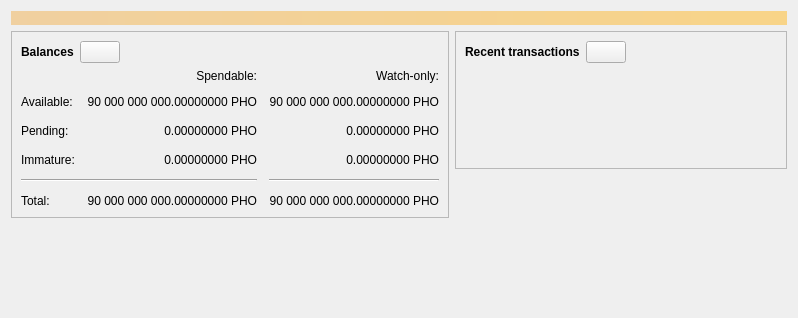
<?xml version="1.0" encoding="UTF-8"?>
<ui version="4.0">
 <class>OverviewPage</class>
 <widget class="QWidget" name="OverviewPage">
  <property name="geometry">
   <rect>
    <x>0</x>
    <y>0</y>
    <width>798</width>
    <height>318</height>
   </rect>
  </property>
  <property name="windowTitle">
   <string>Form</string>
  </property>
  <layout class="QVBoxLayout" name="topLayout">
   <item>
    <widget class="QLabel" name="labelAlerts">
     <property name="visible">
      <bool>false</bool>
     </property>
     <property name="styleSheet">
      <string notr="true">QLabel { background-color: qlineargradient(x1: 0, y1: 0, x2: 1, y2: 0, stop:0 #F0D0A0, stop:1 #F8D488); color:#000000; }</string>
     </property>
     <property name="wordWrap">
      <bool>true</bool>
     </property>
     <property name="margin">
      <number>3</number>
     </property>
     <property name="textInteractionFlags">
      <set>Qt::TextSelectableByMouse</set>
     </property>
    </widget>
   </item>
   <item>
    <layout class="QHBoxLayout" name="horizontalLayout" stretch="1,1">
     <item>
      <layout class="QVBoxLayout" name="verticalLayout_2">
       <item>
        <widget class="QFrame" name="frame">
         <property name="frameShape">
          <enum>QFrame::StyledPanel</enum>
         </property>
         <property name="frameShadow">
          <enum>QFrame::Raised</enum>
         </property>
         <layout class="QVBoxLayout" name="verticalLayout_4">
          <item>
           <layout class="QHBoxLayout" name="horizontalLayout_4">
            <item>
             <widget class="QLabel" name="label_5">
              <property name="font">
               <font>
                <weight>75</weight>
                <bold>true</bold>
               </font>
              </property>
              <property name="text">
               <string>Balances</string>
              </property>
             </widget>
            </item>
            <item>
             <widget class="QPushButton" name="labelWalletStatus">
              <property name="enabled">
               <bool>true</bool>
              </property>
              <property name="maximumSize">
               <size>
                <width>45</width>
                <height>16777215</height>
               </size>
              </property>
              <property name="toolTip">
               <string>The displayed information may be out of date. Your wallet automatically synchronizes with the Photon network after a connection is established, but this process has not completed yet.</string>
              </property>
              <property name="text">
               <string/>
              </property>
              <property name="icon">
               <iconset resource="../bitcoin.qrc">
                <normaloff>:/icons/warning</normaloff>
                <disabledoff>:/icons/warning</disabledoff>:/icons/warning</iconset>
              </property>
              <property name="iconSize">
               <size>
                <width>24</width>
                <height>24</height>
               </size>
              </property>
             </widget>
            </item>
            <item>
             <spacer name="horizontalSpacer_3">
              <property name="orientation">
               <enum>Qt::Horizontal</enum>
              </property>
              <property name="sizeHint" stdset="0">
               <size>
                <width>40</width>
                <height>20</height>
               </size>
              </property>
             </spacer>
            </item>
           </layout>
          </item>
          <item>
           <layout class="QGridLayout" name="gridLayout">
            <property name="spacing">
             <number>12</number>
            </property>
            <item row="2" column="2">
             <widget class="QLabel" name="labelWatchPending">
              <property name="cursor">
               <cursorShape>IBeamCursor</cursorShape>
              </property>
              <property name="toolTip">
               <string>Unconfirmed transactions to watch-only addresses</string>
              </property>
              <property name="text">
               <string notr="true">0.00000000 PHO</string>
              </property>
              <property name="alignment">
               <set>Qt::AlignRight|Qt::AlignTrailing|Qt::AlignVCenter</set>
              </property>
              <property name="textInteractionFlags">
               <set>Qt::LinksAccessibleByMouse|Qt::TextSelectableByKeyboard|Qt::TextSelectableByMouse</set>
              </property>
             </widget>
            </item>
            <item row="2" column="1">
             <widget class="QLabel" name="labelUnconfirmed">
              <property name="cursor">
               <cursorShape>IBeamCursor</cursorShape>
              </property>
              <property name="toolTip">
               <string>Total of transactions that have yet to be confirmed, and do not yet count toward the spendable balance</string>
              </property>
              <property name="text">
               <string notr="true">0.00000000 PHO</string>
              </property>
              <property name="alignment">
               <set>Qt::AlignRight|Qt::AlignTrailing|Qt::AlignVCenter</set>
              </property>
              <property name="textInteractionFlags">
               <set>Qt::LinksAccessibleByMouse|Qt::TextSelectableByKeyboard|Qt::TextSelectableByMouse</set>
              </property>
             </widget>
            </item>
            <item row="3" column="2">
             <widget class="QLabel" name="labelWatchImmature">
              <property name="cursor">
               <cursorShape>IBeamCursor</cursorShape>
              </property>
              <property name="toolTip">
               <string>Mined balance in watch-only addresses that has not yet matured</string>
              </property>
              <property name="text">
               <string notr="true">0.00000000 PHO</string>
              </property>
              <property name="alignment">
               <set>Qt::AlignRight|Qt::AlignTrailing|Qt::AlignVCenter</set>
              </property>
              <property name="textInteractionFlags">
               <set>Qt::LinksAccessibleByMouse|Qt::TextSelectableByKeyboard|Qt::TextSelectableByMouse</set>
              </property>
             </widget>
            </item>
            <item row="4" column="0" colspan="2">
             <widget class="Line" name="line">
              <property name="orientation">
               <enum>Qt::Horizontal</enum>
              </property>
             </widget>
            </item>
            <item row="4" column="2">
             <widget class="Line" name="lineWatchBalance">
              <property name="sizePolicy">
               <sizepolicy hsizetype="Preferred" vsizetype="Fixed">
                <horstretch>0</horstretch>
                <verstretch>0</verstretch>
               </sizepolicy>
              </property>
              <property name="minimumSize">
               <size>
                <width>140</width>
                <height>0</height>
               </size>
              </property>
              <property name="orientation">
               <enum>Qt::Horizontal</enum>
              </property>
             </widget>
            </item>
            <item row="5" column="0">
             <widget class="QLabel" name="labelTotalText">
              <property name="text">
               <string>Total:</string>
              </property>
             </widget>
            </item>
            <item row="3" column="1">
             <widget class="QLabel" name="labelImmature">
              <property name="cursor">
               <cursorShape>IBeamCursor</cursorShape>
              </property>
              <property name="toolTip">
               <string>Mined balance that has not yet matured</string>
              </property>
              <property name="text">
               <string notr="true">0.00000000 PHO</string>
              </property>
              <property name="alignment">
               <set>Qt::AlignRight|Qt::AlignTrailing|Qt::AlignVCenter</set>
              </property>
              <property name="textInteractionFlags">
               <set>Qt::LinksAccessibleByMouse|Qt::TextSelectableByKeyboard|Qt::TextSelectableByMouse</set>
              </property>
             </widget>
            </item>
            <item row="2" column="3">
             <spacer name="horizontalSpacer_2">
              <property name="orientation">
               <enum>Qt::Horizontal</enum>
              </property>
              <property name="sizeHint" stdset="0">
               <size>
                <width>40</width>
                <height>20</height>
               </size>
              </property>
             </spacer>
            </item>
            <item row="3" column="0">
             <widget class="QLabel" name="labelImmatureText">
              <property name="text">
               <string>Immature:</string>
              </property>
             </widget>
            </item>
            <item row="5" column="1">
             <widget class="QLabel" name="labelTotal">
              <property name="cursor">
               <cursorShape>IBeamCursor</cursorShape>
              </property>
              <property name="toolTip">
               <string>Your current total balance</string>
              </property>
              <property name="text">
               <string notr="true">90 000 000 000.00000000 PHO</string>
              </property>
              <property name="alignment">
               <set>Qt::AlignRight|Qt::AlignTrailing|Qt::AlignVCenter</set>
              </property>
              <property name="textInteractionFlags">
               <set>Qt::LinksAccessibleByMouse|Qt::TextSelectableByKeyboard|Qt::TextSelectableByMouse</set>
              </property>
             </widget>
            </item>
            <item row="5" column="2">
             <widget class="QLabel" name="labelWatchTotal">
              <property name="cursor">
               <cursorShape>IBeamCursor</cursorShape>
              </property>
              <property name="toolTip">
               <string>Current total balance in watch-only addresses</string>
              </property>
              <property name="text">
               <string notr="true">90 000 000 000.00000000 PHO</string>
              </property>
              <property name="alignment">
               <set>Qt::AlignRight|Qt::AlignTrailing|Qt::AlignVCenter</set>
              </property>
              <property name="textInteractionFlags">
               <set>Qt::LinksAccessibleByMouse|Qt::TextSelectableByKeyboard|Qt::TextSelectableByMouse</set>
              </property>
             </widget>
            </item>
            <item row="0" column="2">
             <widget class="QLabel" name="labelWatchonly">
              <property name="text">
               <string>Watch-only:</string>
              </property>
              <property name="alignment">
               <set>Qt::AlignRight|Qt::AlignTrailing|Qt::AlignVCenter</set>
              </property>
             </widget>
            </item>
            <item row="1" column="0">
             <widget class="QLabel" name="labelBalanceText">
              <property name="text">
               <string>Available:</string>
              </property>
             </widget>
            </item>
            <item row="1" column="1">
             <widget class="QLabel" name="labelBalance">
              <property name="cursor">
               <cursorShape>IBeamCursor</cursorShape>
              </property>
              <property name="toolTip">
               <string>Your current spendable balance</string>
              </property>
              <property name="text">
               <string notr="true">90 000 000 000.00000000 PHO</string>
              </property>
              <property name="alignment">
               <set>Qt::AlignRight|Qt::AlignTrailing|Qt::AlignVCenter</set>
              </property>
              <property name="textInteractionFlags">
               <set>Qt::LinksAccessibleByMouse|Qt::TextSelectableByKeyboard|Qt::TextSelectableByMouse</set>
              </property>
             </widget>
            </item>
            <item row="1" column="2">
             <widget class="QLabel" name="labelWatchAvailable">
              <property name="cursor">
               <cursorShape>IBeamCursor</cursorShape>
              </property>
              <property name="toolTip">
               <string>Your current balance in watch-only addresses</string>
              </property>
              <property name="text">
               <string notr="true">90 000 000 000.00000000 PHO</string>
              </property>
              <property name="alignment">
               <set>Qt::AlignRight|Qt::AlignTrailing|Qt::AlignVCenter</set>
              </property>
              <property name="textInteractionFlags">
               <set>Qt::LinksAccessibleByMouse|Qt::TextSelectableByKeyboard|Qt::TextSelectableByMouse</set>
              </property>
             </widget>
            </item>
            <item row="2" column="0">
             <widget class="QLabel" name="labelPendingText">
              <property name="text">
               <string>Pending:</string>
              </property>
             </widget>
            </item>
            <item row="0" column="1">
             <widget class="QLabel" name="labelSpendable">
              <property name="text">
               <string>Spendable:</string>
              </property>
              <property name="alignment">
               <set>Qt::AlignRight|Qt::AlignTrailing|Qt::AlignVCenter</set>
              </property>
             </widget>
            </item>
           </layout>
          </item>
         </layout>
        </widget>
       </item>
       <item>
        <spacer name="verticalSpacer">
         <property name="orientation">
          <enum>Qt::Vertical</enum>
         </property>
         <property name="sizeHint" stdset="0">
          <size>
           <width>20</width>
           <height>40</height>
          </size>
         </property>
        </spacer>
       </item>
      </layout>
     </item>
     <item>
      <layout class="QVBoxLayout" name="verticalLayout_3">
       <item>
        <widget class="QFrame" name="frame_2">
         <property name="frameShape">
          <enum>QFrame::StyledPanel</enum>
         </property>
         <property name="frameShadow">
          <enum>QFrame::Raised</enum>
         </property>
         <layout class="QVBoxLayout" name="verticalLayout">
          <item>
           <layout class="QHBoxLayout" name="horizontalLayout_2">
            <item>
             <widget class="QLabel" name="label_4">
              <property name="font">
               <font>
                <weight>75</weight>
                <bold>true</bold>
               </font>
              </property>
              <property name="text">
               <string>Recent transactions</string>
              </property>
             </widget>
            </item>
            <item>
             <widget class="QPushButton" name="labelTransactionsStatus">
              <property name="enabled">
               <bool>true</bool>
              </property>
              <property name="maximumSize">
               <size>
                <width>45</width>
                <height>16777215</height>
               </size>
              </property>
              <property name="toolTip">
               <string>The displayed information may be out of date. Your wallet automatically synchronizes with the Photon network after a connection is established, but this process has not completed yet.</string>
              </property>
              <property name="text">
               <string/>
              </property>
              <property name="icon">
               <iconset resource="../bitcoin.qrc">
                <normaloff>:/icons/warning</normaloff>
                <disabledoff>:/icons/warning</disabledoff>:/icons/warning</iconset>
              </property>
              <property name="iconSize">
               <size>
                <width>24</width>
                <height>24</height>
               </size>
              </property>
             </widget>
            </item>
            <item>
             <spacer name="horizontalSpacer">
              <property name="orientation">
               <enum>Qt::Horizontal</enum>
              </property>
              <property name="sizeHint" stdset="0">
               <size>
                <width>40</width>
                <height>20</height>
               </size>
              </property>
             </spacer>
            </item>
           </layout>
          </item>
          <item>
           <widget class="TransactionOverviewWidget" name="listTransactions">
            <property name="styleSheet">
             <string notr="true">QListView { background: transparent; }</string>
            </property>
            <property name="frameShape">
             <enum>QFrame::NoFrame</enum>
            </property>
            <property name="verticalScrollBarPolicy">
             <enum>Qt::ScrollBarAlwaysOff</enum>
            </property>
            <property name="horizontalScrollBarPolicy">
             <enum>Qt::ScrollBarAlwaysOff</enum>
            </property>
            <property name="sizeAdjustPolicy">
             <enum>QAbstractScrollArea::AdjustToContents</enum>
            </property>
            <property name="selectionMode">
             <enum>QAbstractItemView::NoSelection</enum>
            </property>
            <property name="uniformItemSizes">
             <bool>true</bool>
            </property>
           </widget>
          </item>
         </layout>
        </widget>
       </item>
       <item>
        <spacer name="verticalSpacer_2">
         <property name="orientation">
          <enum>Qt::Vertical</enum>
         </property>
         <property name="sizeHint" stdset="0">
          <size>
           <width>20</width>
           <height>40</height>
          </size>
         </property>
        </spacer>
       </item>
      </layout>
     </item>
    </layout>
   </item>
  </layout>
 </widget>
 <customwidgets>
  <customwidget>
   <class>TransactionOverviewWidget</class>
   <extends>QListView</extends>
   <header>qt/transactionoverviewwidget.h</header>
  </customwidget>
 </customwidgets>
 <resources/>
 <connections/>
</ui>
